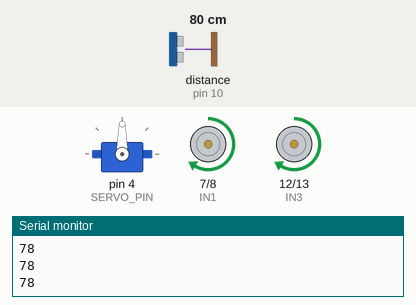
This sketch was run on a simulated Arduino Uno, built with avr-gcc and run on an emulated ATmega328P. On the bench: servo, motor-driver pin pairs drawn as motors (green arrow = first pin HIGH = forward, orange = second pin HIGH = backward, longer = more drive, scaled by the enable pin), the last lines printed to the serial monitor. Wiring (inferred from the names in the program): ultrasonic range finder: trigger pin 9; echo pin 10. Inputs (shaded band) come from the test bench; at power-on: distance to the obstacle (sensor on pin 10) 80 cm. The echo pulse lasts 58.3 µs per cm.

Above: at 2.2 s.
2.3 s: distance to the obstacle (sensor on pin 10) set to 23 cm
3.8 s: distance to the obstacle (sensor on pin 10) set to 19 cm
At 4.5 s:
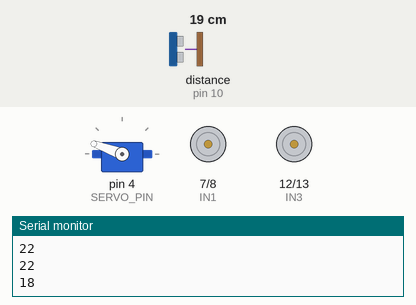
At 4.95 s:
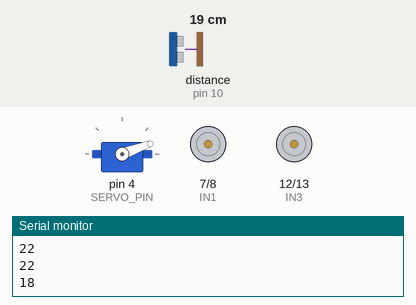
6.8 s: distance to the obstacle (sensor on pin 10) set to 2 cm
At 7.95 s:
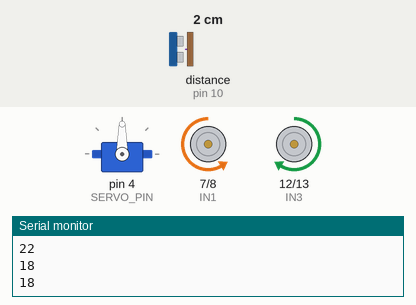
Timing chart, 0 to 15.8 s (numbered marks = the images above; inputs shaded):
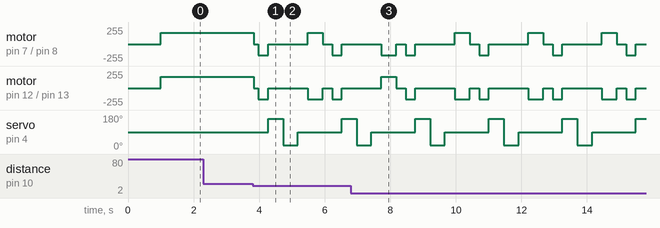

Measured:
- the behaviour switches between 22 and 21 cm on distance to the obstacle (sensor on pin 10) (found by bisection; images 0 and 1)

The sketch:

obstacle_avoidance_car.ino
```cpp
/*
  TechSquad Obstacle Avoidance Car - Arduino UNO R3
  Parts: L298N driver, HC-SR04 ultrasonic sensor, SG90 servo, 4WD chassis

  The car drives forward. When something is closer than STOP_DISTANCE_CM it stops,
  backs up a little, looks left and right with the servo, and turns toward the side
  with more free space.

  Board in Arduino IDE: Tools > Board > Arduino Uno (CH340G clone: install the CH340 driver if no port appears)
*/

#include <Servo.h>

// ---------- Pins ----------
const int ENA = 5;      // left motors speed (PWM) - remove the ENA jumper on the L298N
const int IN1 = 7;
const int IN2 = 8;
const int IN3 = 12;
const int IN4 = 13;
const int ENB = 6;      // right motors speed (PWM) - remove the ENB jumper on the L298N
const int TRIG_PIN = 9;
const int ECHO_PIN = 10;
const int SERVO_PIN = 4;

// ---------- Settings (tune these) ----------
const int SPEED = 170;              // 0-255
const int STOP_DISTANCE_CM = 20;    // react when closer than this
const int TURN_TIME_MS = 450;       // how long to turn (depends on your car and battery)
const int BACK_TIME_MS = 300;

Servo head;

// leftSpeed / rightSpeed: -255..255 (negative = reverse)
void drive(int leftSpeed, int rightSpeed) {
  digitalWrite(IN1, leftSpeed > 0);
  digitalWrite(IN2, leftSpeed < 0);
  digitalWrite(IN3, rightSpeed > 0);
  digitalWrite(IN4, rightSpeed < 0);
  analogWrite(ENA, abs(leftSpeed));
  analogWrite(ENB, abs(rightSpeed));
}

void stopCar() { drive(0, 0); }

// Returns distance in cm (999 if nothing is detected)
int readDistanceCm() {
  digitalWrite(TRIG_PIN, LOW);
  delayMicroseconds(2);
  digitalWrite(TRIG_PIN, HIGH);
  delayMicroseconds(10);
  digitalWrite(TRIG_PIN, LOW);
  long duration = pulseIn(ECHO_PIN, HIGH, 30000UL);  // 30 ms timeout
  if (duration == 0) return 999;
  return (int)(duration * 0.034 / 2);
}

int lookAt(int angle) {
  head.write(angle);
  delay(450);
  return readDistanceCm();
}

void setup() {
  Serial.begin(9600);
  pinMode(IN1, OUTPUT);
  pinMode(IN2, OUTPUT);
  pinMode(IN3, OUTPUT);
  pinMode(IN4, OUTPUT);
  pinMode(ENA, OUTPUT);
  pinMode(ENB, OUTPUT);
  pinMode(TRIG_PIN, OUTPUT);
  pinMode(ECHO_PIN, INPUT);

  head.attach(SERVO_PIN);
  head.write(90);          // look straight ahead
  stopCar();
  delay(1000);
}

void loop() {
  int distance = readDistanceCm();
  Serial.println(distance);

  if (distance > STOP_DISTANCE_CM) {
    drive(SPEED, SPEED);                 // forward
  } else {
    stopCar();
    delay(150);
    drive(-SPEED, -SPEED);               // back up
    delay(BACK_TIME_MS);
    stopCar();

    int leftDist = lookAt(160);          // look left
    int rightDist = lookAt(20);          // look right
    head.write(90);                      // look ahead again
    delay(300);

    if (leftDist > rightDist) {
      drive(-SPEED, SPEED);              // spin left
    } else {
      drive(SPEED, -SPEED);              // spin right
    }
    delay(TURN_TIME_MS);
    stopCar();
    delay(100);
  }
  delay(40);
}
```
